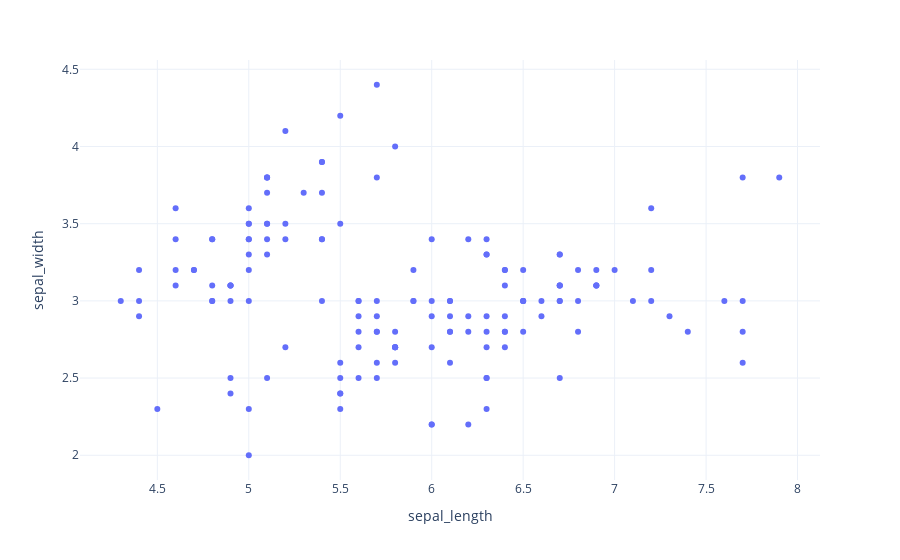

The notebook cell saved with this chart:
### Code cell
fig = px.scatter(dataset, x='sepal_length', y='sepal_width')
fig.update_layout(template='plotly_white')
fig.show()

correlation(dataset['sepal_length'], dataset['sepal_width'])

### Figure 1 — Plotly figure (JSON) as saved in the notebook; plotly's stock layout.template omitted (floating-point values rounded to 4 significant figures; data arrays with more than 128 entries replaced by an {"elided": "..."} marker saying what was removed)
{"data": [{"hovertemplate": "sepal_length=%{x}<br>sepal_width=%{y}<extra></extra>", "legendgroup": "", "marker": {"color": "#636efa", "symbol": "circle"}, "mode": "markers", "name": "", "orientation": "v", "showlegend": false, "type": "scatter", "x": {"elided": "150 float values"}, "xaxis": "x", "y": {"elided": "150 float values"}, "yaxis": "y"}], "layout": {"autosize": true, "legend": {"tracegroupgap": 0}, "margin": {"t": 60}, "xaxis": {"anchor": "y", "autorange": true, "domain": [0, 1], "range": [4.075, 8.125], "title": {"text": "sepal_length"}, "type": "linear"}, "yaxis": {"anchor": "x", "autorange": true, "domain": [0, 1], "range": [1.814, 4.586], "title": {"text": "sepal_width"}, "type": "linear"}}}
